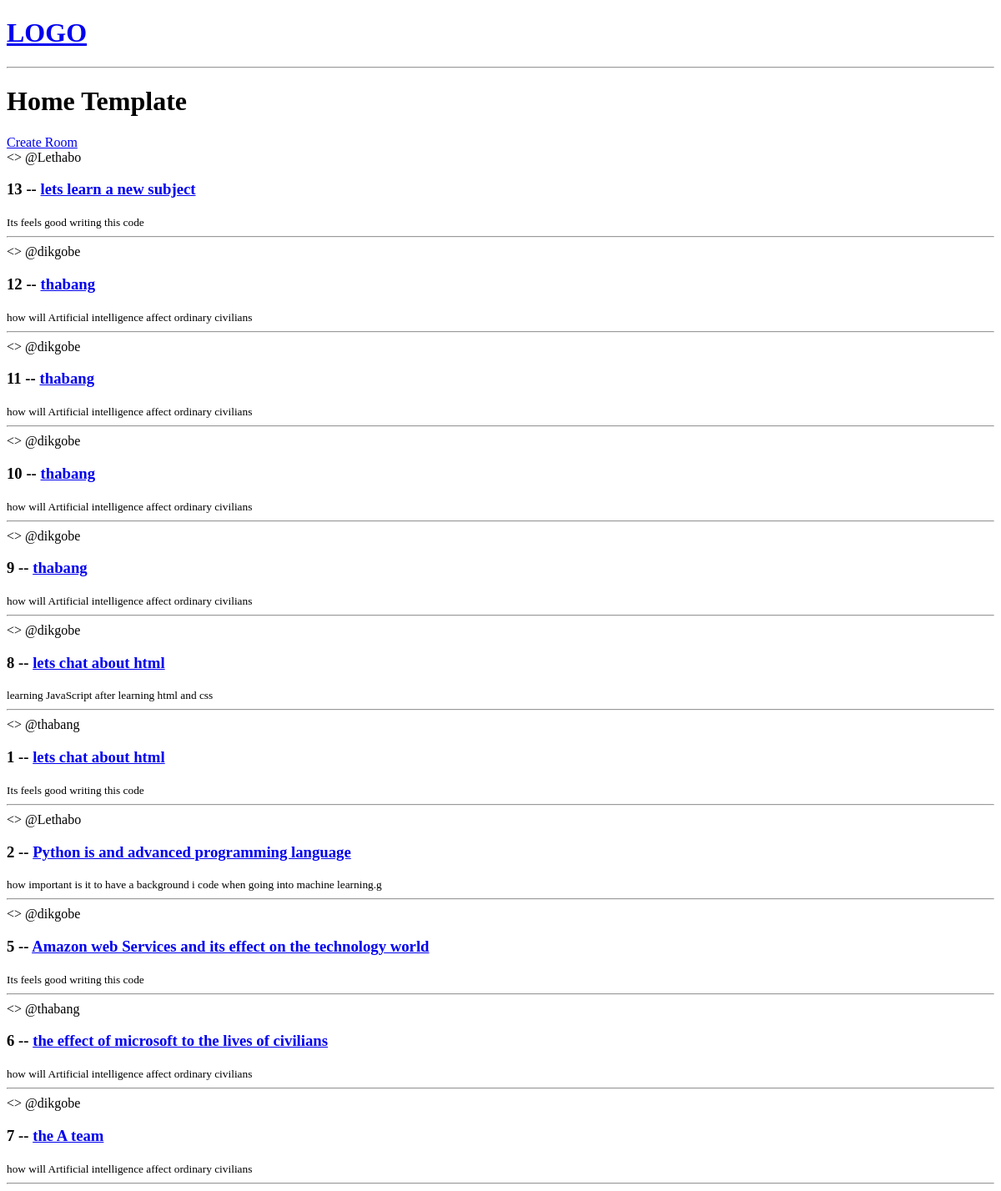
Before: / with the older database file.
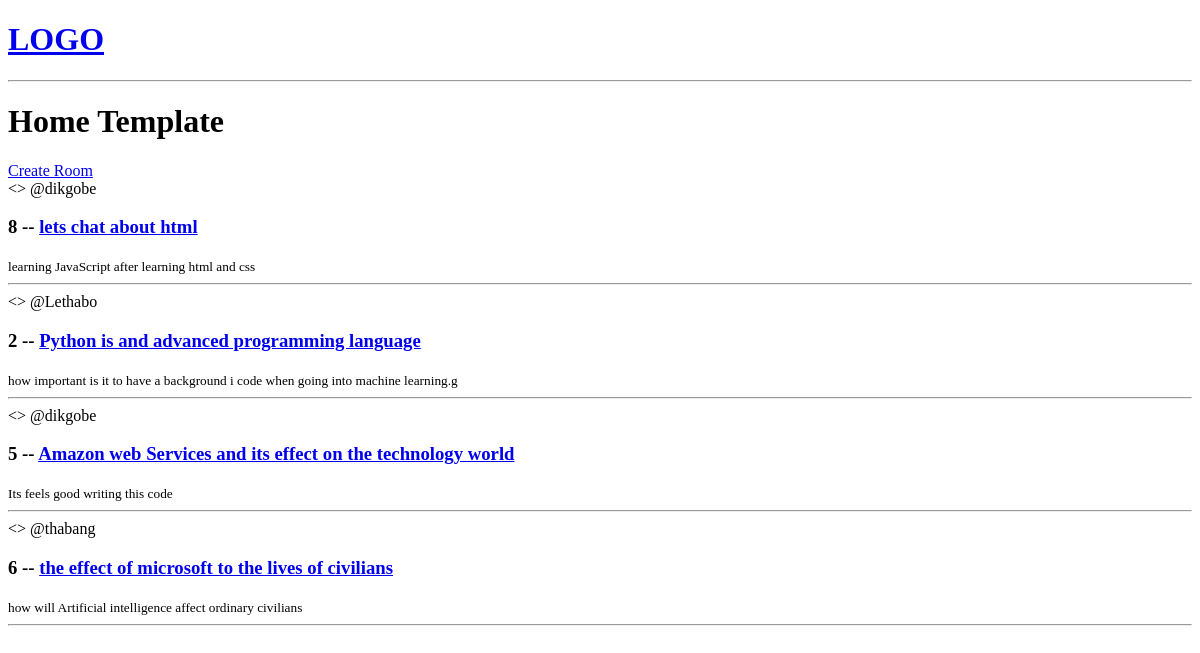
After: the same page with the newer database file.
### base/models.py (models this page shows, shortened)
class Room(models.Model):
    host =models.ForeignKey(User,on_delete=models.SET_NULL,null=True)
    topic = models.ForeignKey(Topic,on_delete=models.SET_NULL,null=True)
    name =models.CharField(max_length=200)
    desciption = models.TextField(null=True,blank=True)
    updated = models.DateTimeField(auto_now =True)
    created = models.DateTimeField(auto_now_add = True)
    class Meta:
        ordering= ['-updated','-created']

class Topic(models.Model):
    name=models.CharField(max_length = 200)

### base/views.py (the view)
# urls.py: path('',views.home , name= "home"),
def home(request):
    rooms = Room.objects.all()
    context = {'rooms' : rooms}
    return  render(request,'base/home.html', context)

### base/templates/base/home.html (shortened to what this page needs)
{% extends 'main.html' %}
{% block content %}
<h1>Home Template</h1>
<div>
    <a href="{url 'create-room'}">Create Room</a>
  <div>
    {% for room in rooms %}
        <>
            <span>@{{room.host.username}}</span>
            <h3> {{room.id}} -- <a href="/room/{{room.id}}">{{room.name}}</a>  </h3>
            <small> {{room.topic.name}} </small>
            <hr>
    </div>
    {% endfor %}
{% endblock content %}

### templates/main.html (shortened to what this page needs)
<!DOCTYPE html>
<html lang="en">
<head>
</head>
<body>
{% include 'navbar.html'   %}
{%block content %}
{% endblock %}
</body>
</html>

### templates/navbar.html
<a href="/" >
<h1>LOGO</h1>
</a>
<hr>

Changed rows visible on the page:
removed Room: host.username "Lethabo", id "13", name "lets learn a new subject", topic.name "Its feels good writing this code"
removed Room: host.username "dikgobe", id "12", name "thabang", topic.name "how will Artificial intelligence affect ordinary civilians"
removed Room: host.username "dikgobe", id "11", name "thabang", topic.name "how will Artificial intelligence affect ordinary civilians"
removed Room: host.username "dikgobe", id "10", name "thabang", topic.name "how will Artificial intelligence affect ordinary civilians"
removed Room: host.username "dikgobe", id "9", name "thabang", topic.name "how will Artificial intelligence affect ordinary civilians"
removed Room: host.username "thabang", id "1", name "lets chat about html", topic.name "Its feels good writing this code"
removed Room: host.username "dikgobe", id "7", name "the A team", topic.name "how will Artificial intelligence affect ordinary civilians"
